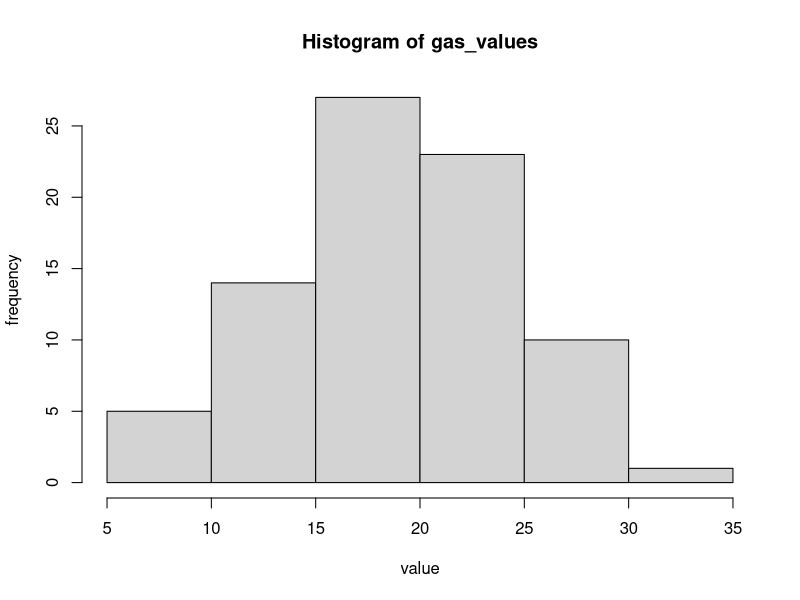
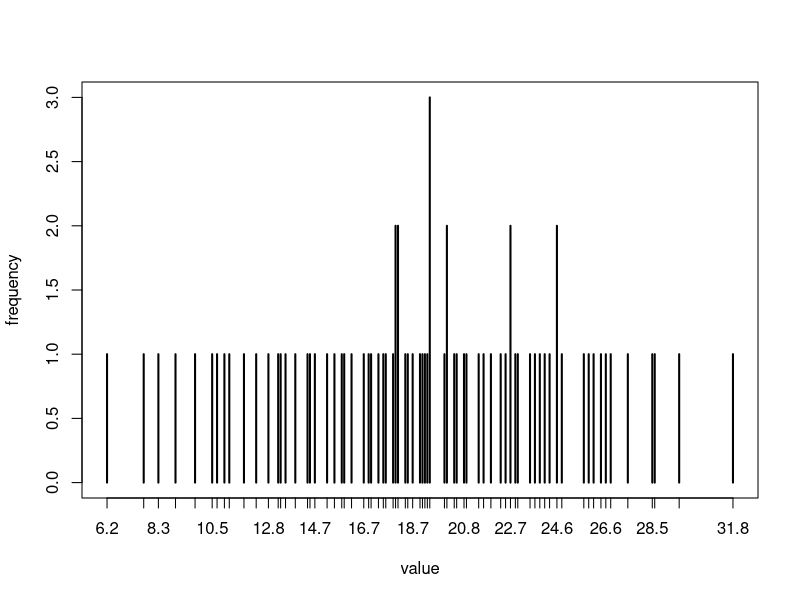
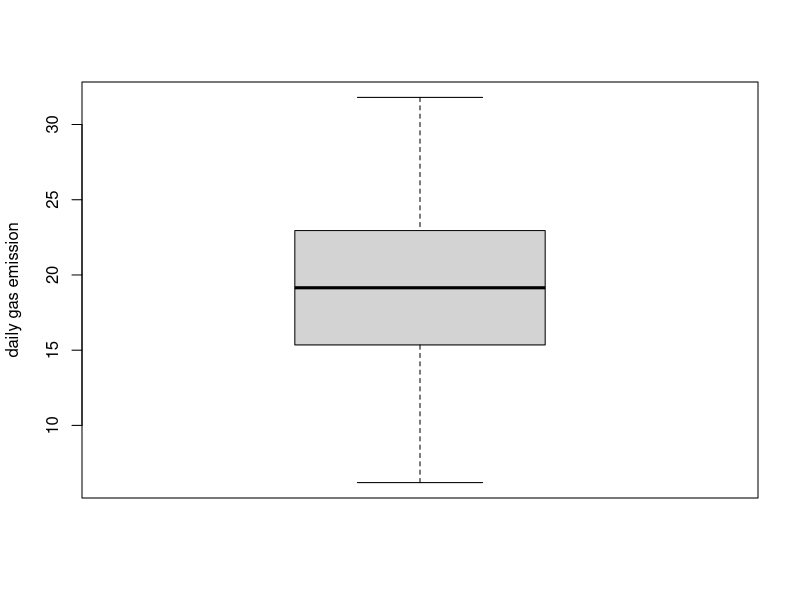
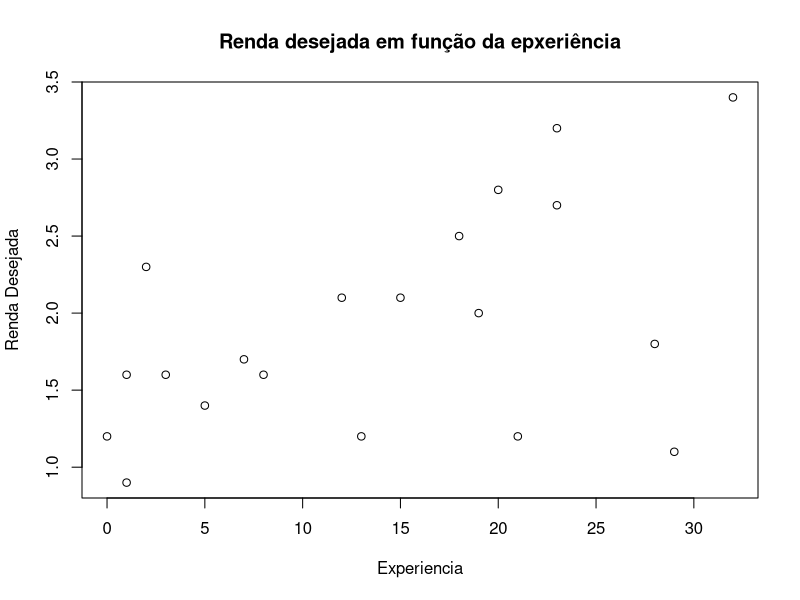
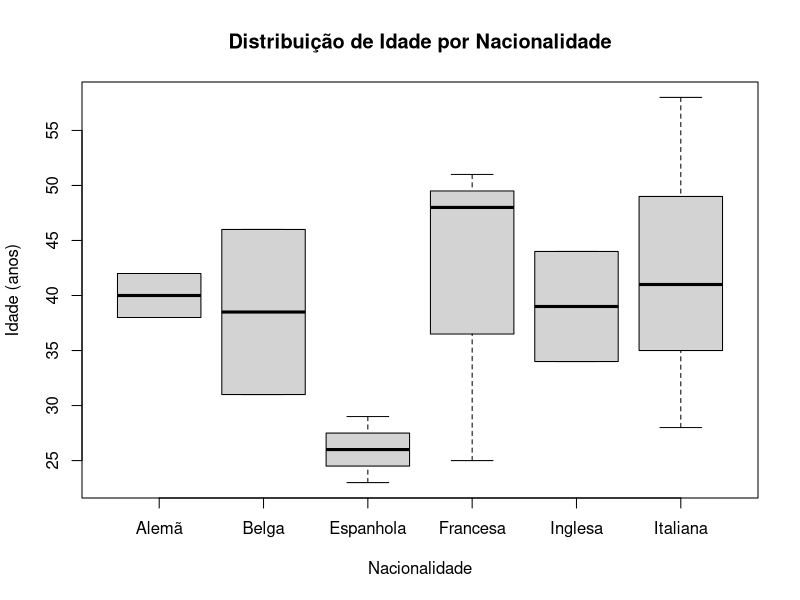
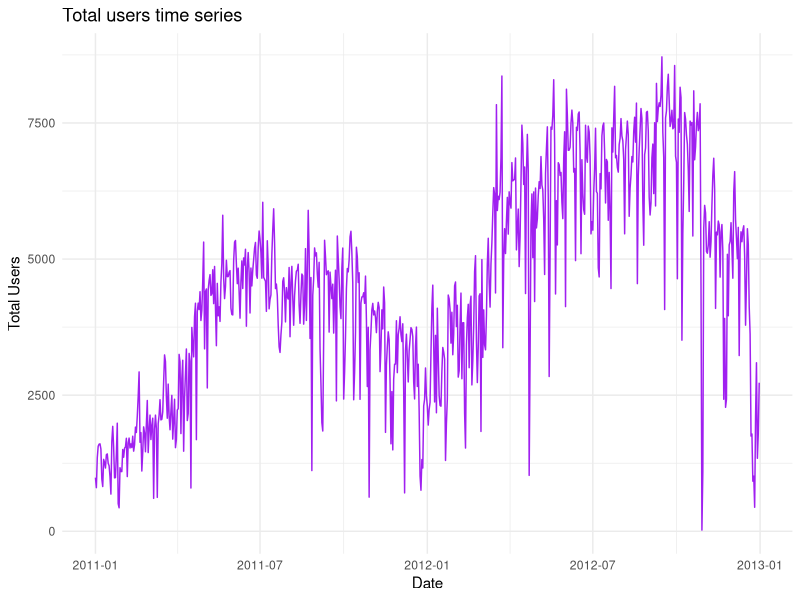
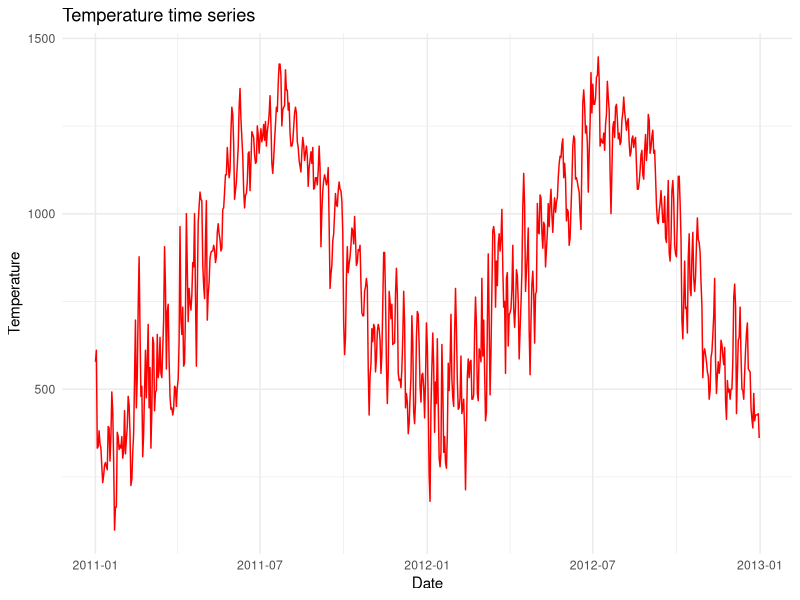

The R script that drew these images, in order:
#############################################################
######################   QUESTION 1    ######################
#############################################################


# our data
gas_values <- c(15.8, 22.7, 26.8, 19.1, 18.5, 14.4, 8.3, 25.9, 26.4, 9.8, 21.9, 10.5, 17.3, 6.2, 18.0, 22.9, 24.6, 19.4, 12.3, 15.9, 20.1, 17.0, 22.3, 27.5, 23.9, 17.5, 11.0, 20.4, 16.2, 20.8, 20.9, 21.4, 18.0, 24.3, 11.8, 17.9, 18.7, 12.8, 15.5, 19.2, 13.9, 28.6, 19.4, 21.6, 13.5, 24.6, 20.0, 24.1, 9.0, 17.6, 25.7, 20.1, 13.2, 23.7, 10.7, 19.0, 14.5, 18.1, 31.8, 28.5, 22.7, 15.2, 23.0, 29.6, 11.2, 14.7, 20.5, 26.6, 13.3, 18.1, 24.8, 26.1, 7.7, 22.5, 19.3, 19.4, 16.7, 16.9, 23.5, 18.4)

# central tendency measures
mean(gas_values)
median(gas_values)

freq_table <- table(gas_values) # builds the ordered frequency table
gas_mode <- which.max(freq_table) # returns the value with the maximum frequency in the table (and also it's index)
gas_mode

# histogram
hist(gas_values, xlab="value", ylab="frequency") # for better visualization
plot(freq_table, xlab="value", ylab="frequency") # more detailed
# boxplot
boxplot(gas_values, ylab="daily gas emission")

# sorting for making things easier
gas_values <- sort(gas_values)
data_len <- length(gas_values) # there are 73 samples
# first quartile
q1 <- gas_values[(data_len+1)/4]
q1
# second quartile (median)
q2 <- median(gas_values)
q2
# third quartile
q3 <- gas_values[(data_len+1)*(3/4)]
q3

# declaring ppm > 25 condition
condition <- gas_values > 25
gas_above_limit <- gas_values[condition]
gas_above_limit
length(gas_above_limit) # 11 out of 73 days with gas emission above the limit. it's not exactly critical, but should be minimized


#############################################################
######################   QUESTION 2    ######################
#############################################################
# our data
idade <- c(28, 34, 46, 26, 37, 29, 51, 31, 39, 43, 58, 44, 25, 23, 52, 42, 48, 33, 38, 46)
nacionalidade <- c("Italiana", "Inglesa", "Belga", "Espanhola", "Italiana", "Espanhola", "Francesa", "Belga", "Italiana", "Italiana", "Italiana", "Inglesa", "Francesa", "Espanhola", "Italiana", "Alemã", "Francesa", "Italiana", "Alemã", "Italiana")
renda <- c(2.3, 1.6, 1.2, 0.9, 2.1, 1.6, 1.8, 1.4, 1.2, 2.8, 3.4, 2.7, 1.6, 1.2, 1.1, 2.5, 2.0, 1.7, 2.1, 3.2)
experiencia <- c(2, 8, 21, 1, 15, 3, 28, 5, 13, 20, 32, 23, 1, 0, 29, 18, 19, 7, 12, 23)

########### item 1 ###########
media_idade <- mean(idade)
media_renda <- mean(renda)
media_experiencia <- mean(experiencia)

mediana_idade <- median(idade)
mediana_renda <- median(renda)
mediana_experiencia <- median(experiencia)

dp_idade <- sd(idade)
dp_renda <- sd(renda)
dp_experiencia <- sd(experiencia)

########### item 2 ###########
df <- data.frame(idade, nacionalidade, renda, experiencia)

nac_media_renda <- tapply(df$renda, df$nacionalidade, mean)
nac_media_experiencia <- tapply(df$experiencia, df$nacionalidade, mean)

i_maior_renda <- which.max(nac_media_renda)
nac_maior_renda <- names(nac_media_renda[i_maior_renda])
print(paste("Nacionalidade com maior renda:", nac_maior_renda))

i_maior_experiencia <- which.max(nac_media_experiencia)
nac_maior_experiencia <- names(nac_media_experiencia[i_maior_experiencia])
print(paste("Nacionalidade com maior experiência:", nac_maior_experiencia))

########### item 3 ###########
pearson <- cor(df$renda, df$experiencia)
print(paste("Coeficiente de correlação de Pearson entre experiência e renda:", pearson))
plot(df$experiencia, df$renda, main = "Renda desejada em função da epxeriência", xlab = "Experiencia", ylab = "Renda Desejada")

########### item 4 ###########
selecionados <- subset(df, df$renda < 2 & df$experiencia >= 10)

num_selecionados <- nrow(selecionados)
print(paste("Numero de candidatos selecionados:", num_selecionados))

print(selecionados$nacionalidade)
print(selecionados$idade)

########### item 5 ###########
boxplot(idade ~ nacionalidade,
        data = df,
        main = "Distribuição de Idade por Nacionalidade",
        xlab = "Nacionalidade",
        ylab = "Idade (anos)"
)

#############################################################
######################   QUESTION 3    ######################
#############################################################


# importing dataset
bike_sharing <- read.csv("HW1_bike_sharing.csv")
bike_sharing
 
########### item 2 ###########
attach(bike_sharing)

# temperature
temp_median <- median(temp)
temp_mean <- mean(temp)
temp_q1 <- temp[(length(temp))/4]
temp_q2 <- median(temp)
temp_q3 <- temp[(length(temp))*(3/4)]

# number of casual users
casual_median <- median(casual)
casual_mean <- mean(casual)
casual_q1 <- casual[(length(casual))/4]
casual_q2 <- median(casual)
casual_q3 <- casual[(length(casual))*(3/4)]

# number of registered users
reg_median <- median(registered)
reg_mean <- mean(registered)
reg_q1 <- registered[(length(registered))/4]
reg_q2 <- median(registered)
reg_q3 <- registered[(length(registered))*(3/4)]

# table 
atrb_median <- c(temp_median, casual_median, reg_median)
atrb_mean <- c(temp_mean, casual_mean, reg_mean)
atrb_q1 <- c(temp_q1, casual_q1, reg_q1)
atrb_q2 <- c(temp_q2, casual_q2, reg_q2)
atrb_q3 <- c(temp_q3, casual_q3, reg_q3)
tab <- cbind(atrb_median, atrb_mean, atrb_q1, atrb_q2, atrb_q3)
dimnames(tab) <- list(Attribute = c("temperature", "casual users", "registered users"), Measures = c("median", "mean", "Q1", "Q2", "Q3"))

tab # table 

########### item 3 ###########



########### item 4 ###########
library(ggplot2) # if needed, please type 'install.packages("ggplot2")' in your R console
total_users <- casual + registered
real_temp <- temp*41

dates <- as.Date(dteday)
users_ts <- data.frame(Date=dates, Users=total_users)
temp_ts <- data.frame(Date=dates, Temp=real_temp)

ggplot(users_ts, aes(x = Date, y = Users)) + geom_line(color = "purple") + labs(title = "Total users time series", x = "Date", y = "Total Users") + theme_minimal()
ggplot(temp_ts, aes(x = Date, y = Temp)) + geom_line(color = "red") + labs(title = "Temperature time series", x = "Date", y = "Temperature") + theme_minimal()
